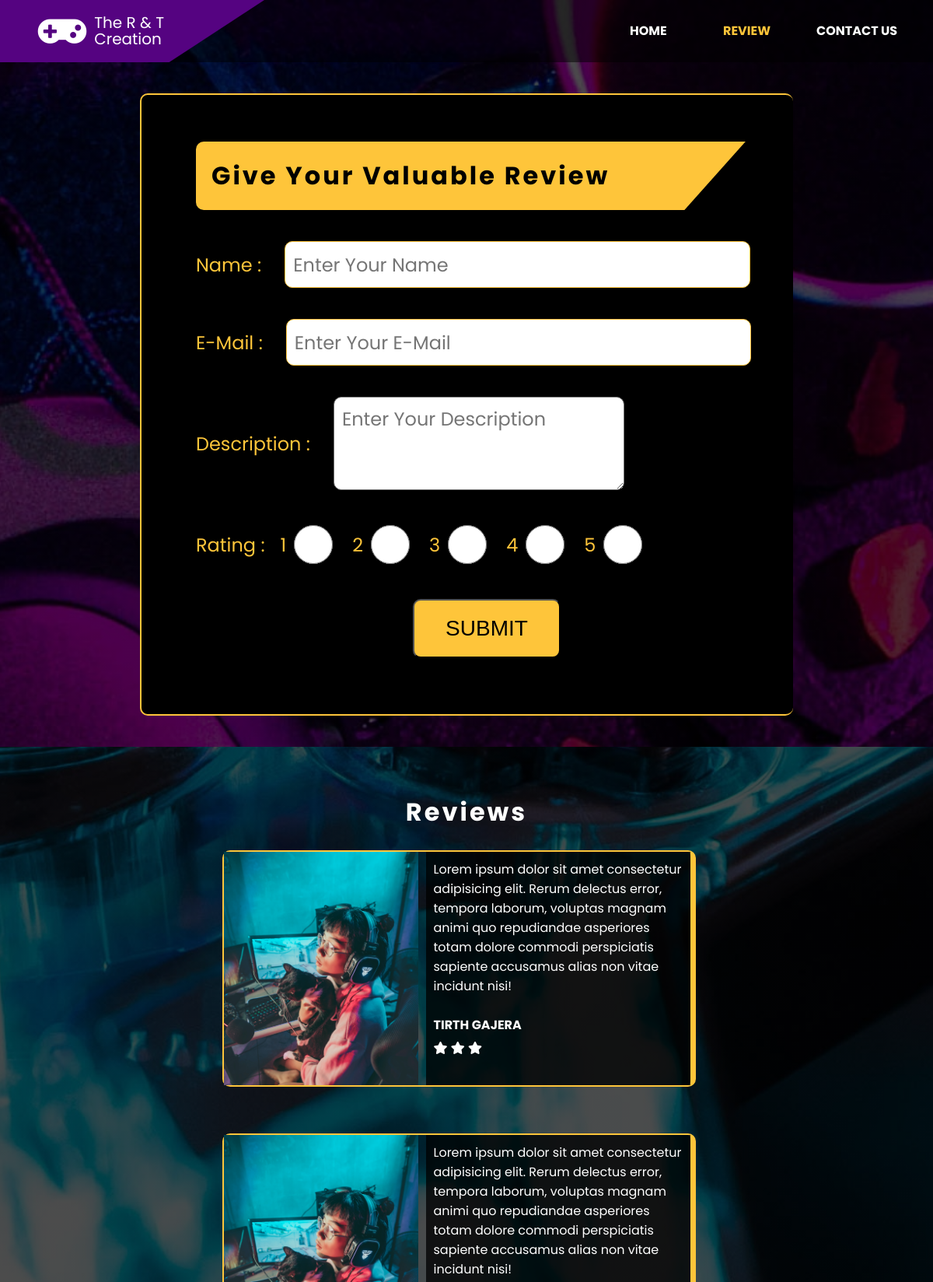
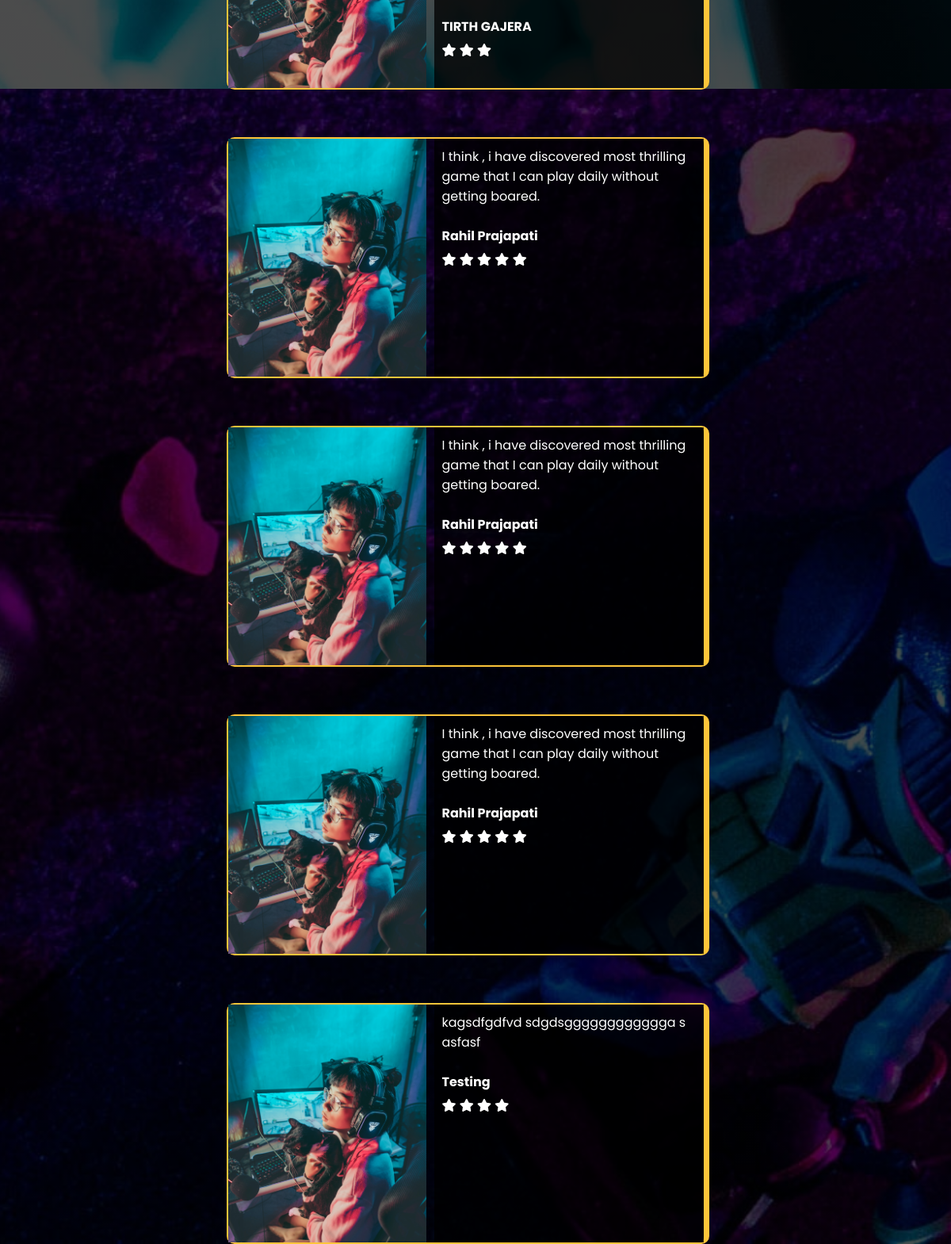
/review/, run on the app's committed database (2 pictures, top to bottom).
### app/models.py (models this page shows, shortened)
class Reviews(models.Model):
    name = models.CharField(max_length=100)
    email = models.EmailField()
    desc = models.TextField()
    rating = models.IntegerField()
    date = models.DateField(auto_now_add=True)

### app/views.py (the view, shortened to what this page needs)
# urls.py: path('review/', views.review, name='review'),
def review(request):
    reviews = Reviews.objects.all()
    return render(request,'review.html',{'reviews': reviews})

### app/templates/review.html (shortened to what this page needs)
{% load static %}
<html lang="en">
<head>
    <link rel="stylesheet" href="{% static 'css/all.min.css' %}">
    <link rel="stylesheet" href="{% static 'css/style.css' %}">
</head>
<body style="width:100%;height:100%">
    <div class="container" id="container" style="height: 100%;">
        <header>
            <div class="logo" style="width:340px;">
                <i class="fas fa-gamepad"></i>
                <p style="margin-right:40px">The R & T Creation</p>
            </div>
            <ul class="navbar" style="margin-right:30px">
                <li><a href="{% url 'home' %}" >HOME</a></li>
                <li><a href="{% url 'review' %}" class="active">REVIEW</a></li>
                <li><a href="{% url 'contact' %}">CONTACT US</a></li>
            </ul>
        </header>
        <div class="review-section" style="height:100vh;padding:20px;color:black;padding-left:70px; border:2px solid #FEC53A;width:70%;border-radius:10px;background-color:black;margin-top:40px;border-right:none;margin-left:40px;box-shadow: 20 0 0px black;margin-left:auto;margin-right:auto;">
            <h1 style="font-weight:bold; letter-spacing:3px;margin-top:40px; background:#FEC53A;padding:20px;border-radius:10px;width:105%;clip-path: polygon(0 0, 90% 0, 80% 100%, 0% 100%);">Give Your Valuable Review</h1>
            <form method="POST">
                <div style="margin-top:40px;font-size:24px;display:flex;align-items:center;">
                    <lable for="name" style="color:#FEC53A;">Name :</lable>
                    <input type="text" name="name" id="name" placeholder="Enter Your Name" style="width:80%;height:60px;margin-left:30px;border-radius:10px;padding:10px;font-size:24px;border:1px solid #FEC53A;outline:none;transition:0.3s;font-family: 'Poppins';" onfocus="this.style.border='4px solid #FEC53A';" onblur="this.style.border='0px solid #FEC53A';">
                    <br>
                </div>
                <div style="margin-top:40px;font-size:24px;display:flex;align-items:center;">
                    <lable for="name" style="color:#FEC53A;">E-Mail : </lable>
                    <input type="email" name="email" id="email" placeholder="Enter Your E-Mail" style="width:80%;height:60px;margin-left:30px;border-radius:10px;padding:10px;font-size:24px;border:1px solid #FEC53A;outline:none;transition:0.3s;font-family: 'Poppins';" onfocus="this.style.border='4px solid #FEC53A';" onblur="this.style.border='0px solid #FEC53A';">
                    <br>
                </div>
                <div style="margin-top:40px;font-size:24px;display:flex;align-items:center;">
                    <lable for="name" style="color:#FEC53A;">Description :</lable>
                    <textarea type="text" name="desc" id="desc" placeholder="Enter Your Description" style=";width:50%;max-width:70%;height:120px;max-height:120px;margin-left:30px;border-radius:10px;padding:10px;font-size:24px;font-family: 'Poppins';"></textarea>
                    <br>
                </div>
                <div style="margin-top:40px;font-size:24px;display:flex;align-items:center;width:110%;">
                    <lable for="name" style="color:#FEC53A;margin-right:20px">Rating :</lable>
                    <label for="rating1" style="color:#FEC53A;margin-right:10px;">1</label>
                    <input type="radio" name="rating" value="1" id="rating1" style="width:50px;height:60px;border-radius:10px;padding:10px;font-size:5px;margin-right:25px;">
                    <label for="rating2" style="color:#FEC53A;margin-right:10px;">2</label>
                    <input type="radio" name="rating" value="2" id="rating2" style="width:50px;height:60px;border-radius:10px;padding:10px;font-size:5px;margin-right:25px;">
                    <label for="rating3" style="color:#FEC53A;margin-right:10px;">3</label>
                    <input type="radio" name="rating" value="3" id="rating3" style="width:50px;height:60px;border-radius:10px;padding:10px;font-size:5px;margin-right:25px;">
                    <label for="rating4" style="color:#FEC53A;margin-right:10px;">4</label>
                    <input type="radio" name="rating" value="4" id="rating4" style="width:50px;height:60px;border-radius:10px;padding:10px;font-size:5px;margin-right:25px;">
                    <label for="rating5" style="color:#FEC53A;margin-right:10px;">5</label>
                    <input type="radio" name="rating" value="5" id="rating5" style="width:50px;height:60px;;border-radius:10px;padding:10px;font-size:5px;">
                    <br>
                </div>
                <button type="submit" style="padding:20px 40px;margin-top:40px;border-radius:10px;background:#FEC53A;font-size:28px;color:black;margin-left:auto;margin-right:auto;display:block;">SUBMIT</button>
            </form>
        </div>
        <div class="section-3" id="section-3" style="height:100vh">
            <h1 style="color:white;font-weight:bold; letter-spacing:3px;margin-top:40px;padding-top:60px">Reviews</h1>
            <div class="section-3-wrapper" style="margin-top:-35px;display:flex;flex-wrap:wrap;">
                {% for review in reviews %}
                <div style="display:flex; margin-top:60px;margin-right:20px; border:2px solid #FEC53A;border-right:7px solid #FEC53A;border-radius:10px;">
                    <div class="feedback f-img-2"></div>
                    <div class="feedback-desc">
                        <p>{{review.desc}}</p>
                        <br>
                        <h4 style="margin-bottom:5px;float:bottom">{{review.name}}</h4>
                        {% if review.rating == 1 %}
                        <i class="fas fa-star"></i>
                        {% elif review.rating == 2 %}
                        <i class="fas fa-star"></i>
                        <i class="fas fa-star"></i>
                        {% elif review.rating == 3 %}
                        <i class="fas fa-star"></i>
                        <i class="fas fa-star"></i>
                        <i class="fas fa-star"></i>
                        {% elif review.rating == 4 %}
                        <i class="fas fa-star"></i>
                        <i class="fas fa-star"></i>
                        <i class="fas fa-star"></i>
                        <i class="fas fa-star"></i>
                        {% elif review.rating == 5 %}
                        <i class="fas fa-star"></i>
                        <i class="fas fa-star"></i>
                        <i class="fas fa-star"></i>
                        <i class="fas fa-star"></i>
                        <i class="fas fa-star"></i>
                        {% endif %}
                    </div>
                </div>
                {% endfor %}
            </div>
        </div>
    </div>
</body>
</html>

### app/static/css/style.css (style rules this page uses)
* { margin: 0; padding: 0; box-sizing: border-box; }
html { scroll-behavior: smooth; }
body { background: #1a0327; font-family: 'Poppins', sans-serif; height: 350vh; }
.container { width: 100%; height: 100vh; background: linear-gradient(rgba(0,0,0,0.7),rgba(0,0,0,0.7)), url(../images/b.jpg); background-size: cover; background-position: center; background-attachment: fixed; }
header { width: 100%; height: 10vh; background:rgba(0,0,0,0.5); display: flex; align-items: center; justify-content: space-between; }
.logo { width: 300px; height: 10vh; background: #550381; display: flex; align-items: center; justify-content: center; color: #fff; clip-path: polygon(0 0, 100% 0, 64% 100%, 0% 100%); padding: 10px; line-height: 1.3rem; }
.logo p { width: 130px; margin-left: 10px; font-size: 20px; }
.logo .fas { font-size: 50px; }
ul.navbar { display: flex; list-style: none; }
ul.navbar li { width: 120px; }
ul.navbar li a { text-decoration: none; color: #fff; font-weight: bold; }
ul.navbar li a.active { color: #FEC53A; }
.section-3 { width: 100%; height: 80vh; background: linear-gradient(rgba(0,0,0,0.7),rgba(0,0,0,0.7)), url(../images/controller.jpg); background-size: cover; background-position: center; background-attachment: fixed; }
.section-3 h1 { font-size: 2rem; color: #fff; text-align: center; font-weight: 400; }
.section-3-wrapper { display: flex; min-height: 70vh; align-items: center; justify-content: center; }
.feedback { width: 250px; height: 300px; background: url(../images/feedback.jpg); background-position: center; background-size: cover; }
.feedback-desc { width: 340px; height: 300px; background: rgba(0, 0, 0, 0.767); padding: 10px; color: #fff; margin-left: 10px; }
.f-img-2 { background: url(../images/image9.jpg); background-position: center; background-size: cover; }
ul li { list-style: none; line-height: 2.5rem; }
ul li a { text-decoration: none; color: #fff; }

### data on the page
Reviews: desc "Lorem ipsum dolor sit amet consectetur adipisicing elit. Rerum delectus error, tempora laborum, voluptas magnam animi quo repudiandae asperiores totam dolore commodi perspiciatis sapiente accusamus alias non vitae incidunt nisi!", name "TIRTH GAJERA", rating 3 (drawn)
Reviews: desc "Lorem ipsum dolor sit amet consectetur adipisicing elit. Rerum delectus error, tempora laborum, voluptas magnam animi quo repudiandae asperiores totam dolore commodi perspiciatis sapiente accusamus alias non vitae incidunt nisi!", name "TIRTH GAJERA", rating 3 (drawn)
Reviews: desc "I think , i have discovered most thrilling game that I can play daily without getting boared.", name "Rahil Prajapati", rating 5 (drawn)
Reviews: desc "I think , i have discovered most thrilling game that I can play daily without getting boared.", name "Rahil Prajapati", rating 5 (drawn)
Reviews: desc "I think , i have discovered most thrilling game that I can play daily without getting boared.", name "Rahil Prajapati", rating 5 (drawn)
Reviews: desc "kagsdfgdfvd sdgdsgggggggggggga s asfasf", name "Testing", rating 4 (drawn)
